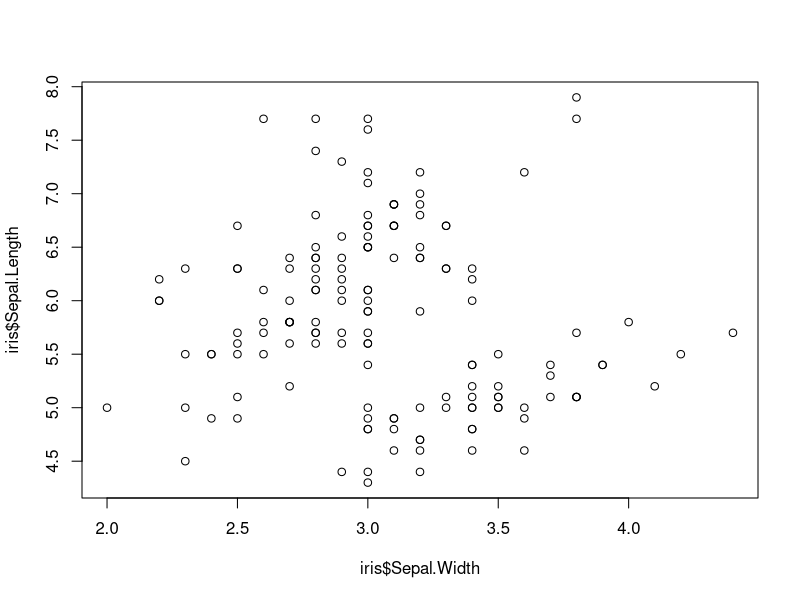

This figure's R source:
# R has some datasets that come with it. They can be loaded using "data" function.
# We will use a dataset called "iris"

data("iris")

# iris data set gives the measurements in centimeters 
# of the variables sepal length, sepal width, petal length and petal width, 
# for 50 flowers from each of 3 species of iris. 
# The species are Iris setosa, versicolor, and virginica.

head(iris) # to print first few lines of the data frame

class(iris$Sepal.Length)
class(iris$Species)
# in R, "factor" variables are used for categorical variables.
# Be careful between using "factor" and "character" variables. They have different properties.
# When data gets imported, the default option in R is always to treat character values (strings) as factor.
# You can switch it off by setting stringsAsFactors=FALSE

iris$Species

# Do you see "Levels: setosa versicolor virginica"? Using "factor" class
# enables us to group the categorical variables. Whereas...

as.character(iris$Species)

# By converting them to "character" class, they no longer retain the group information.
# See the differences in "numeric", "factor", and "character" classes when we apply the function "summary" to them

summary(iris$Petal.Length)
summary(iris$Species)
summary(as.character(iris$Species))


# You can extract certain data by referring to its row and column
# We use square brackets to do so, and it's in the format of [row number, column number]

iris[3,1]

# You can leave one blank to refer to the entire row or column

iris[3,] # to select the entire 3rd row

# You can refer to columns either by its index or its name (if available)

iris[,1] # 1st column of the dataframae iris
iris$Sepal.Length # Sepal.Length column of the dataframe iris
iris[,1] == iris$Sepal.Length # double equal sign tests whether all values in two vectors are the same
all(iris[,1] == iris$Sepal.Length) # function "all" tests if everything in the vector is TRUE

# explore logical tests a little more. They are useful in filtering values.

iris$Sepal.Length > 5.0 # asks which of them have "Sepal.Length" values greater than 5.0
table(iris$Sepal.Length > 5.0) # shows how many TRUE and FALSE we have. TRUE means the value is greater than 5.0. FALSE means less or equal to 5.0
iris$Sepal.Length[iris$Sepal.Length > 5.0] # We can place the logical true/false vector inside square bracket to extract values that are "TRUE"
# So this line will return the values that are greater than 5.0
(iris$Sepal.Length > 5.0) & (iris$Sepal.Length < 7.0) # We can have more than one conditions and combine them by AND (&), OR (|), etc.
iris$Sepal.Length[(iris$Sepal.Length > 5.0) & (iris$Sepal.Length < 7.0)] 
# this line now returns the values that are greater than 5.0 and less than 7.0

# Let's do some basic plotting

plot(iris$Sepal.Width, iris$Sepal.Length)
